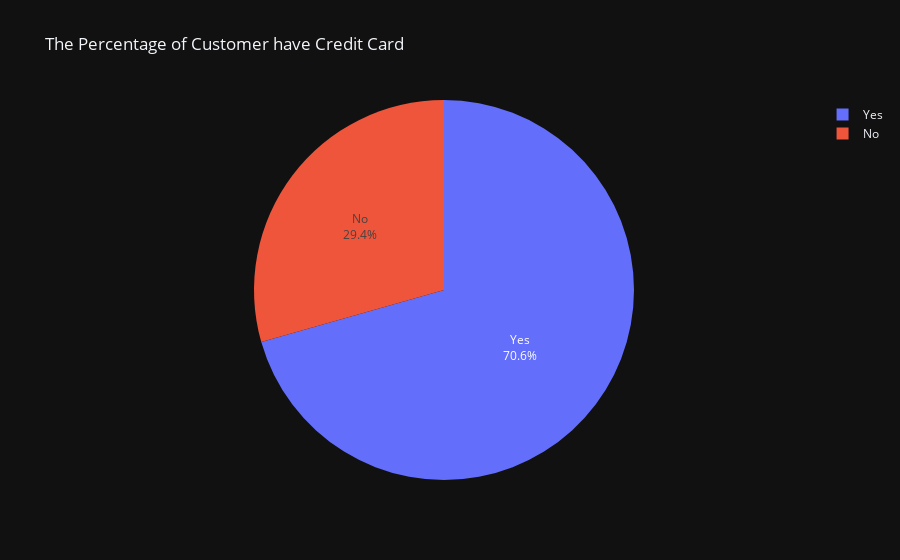

Notebook cell for this chart:
### Markdown cell above
## Is this Customer have Credit Card ?

### Code cell
fig = px.pie(values = df_cleaned['credit_card'].value_counts(),
             names = ['Yes','No'],
             template = 'plotly_dark',
             title = 'The Percentage of Customer have Credit Card'
             ).update_traces(textinfo='label+percent')
fig.show()

### Figure 1 — Plotly figure (JSON) as saved in the notebook; plotly's stock layout.template omitted (floating-point values rounded to 4 significant figures)
{"data": [{"domain": {"x": [0, 1], "y": [0, 1]}, "hovertemplate": "label=%{label}<br>value=%{value}<extra></extra>", "labels": ["Yes", "No"], "legendgroup": "", "name": "", "showlegend": true, "textinfo": "label+percent", "type": "pie", "values": [6716, 2799]}], "layout": {"legend": {"tracegroupgap": 0}, "title": {"text": "The Percentage of Customer have Credit Card"}}}
